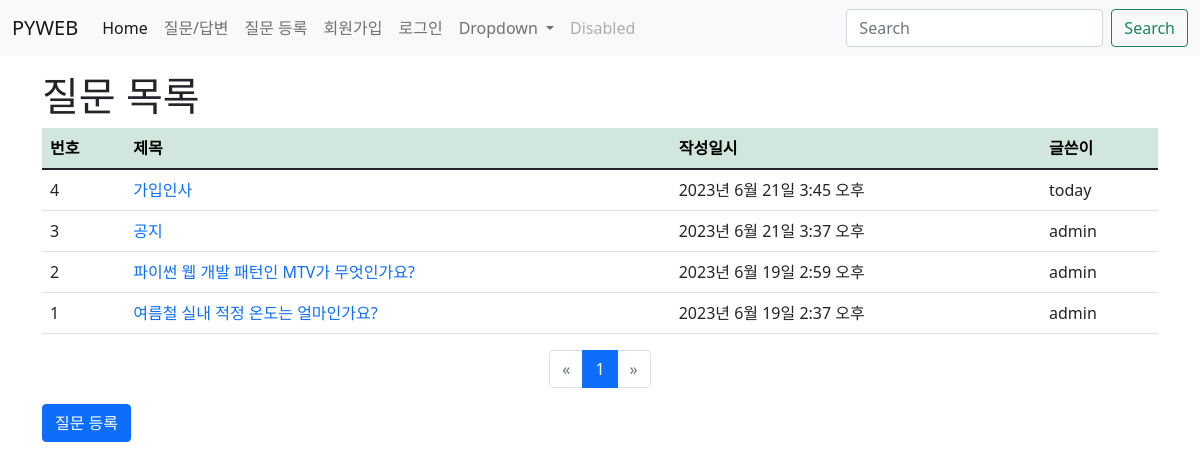
The page /board/ on the database as committed earlier.
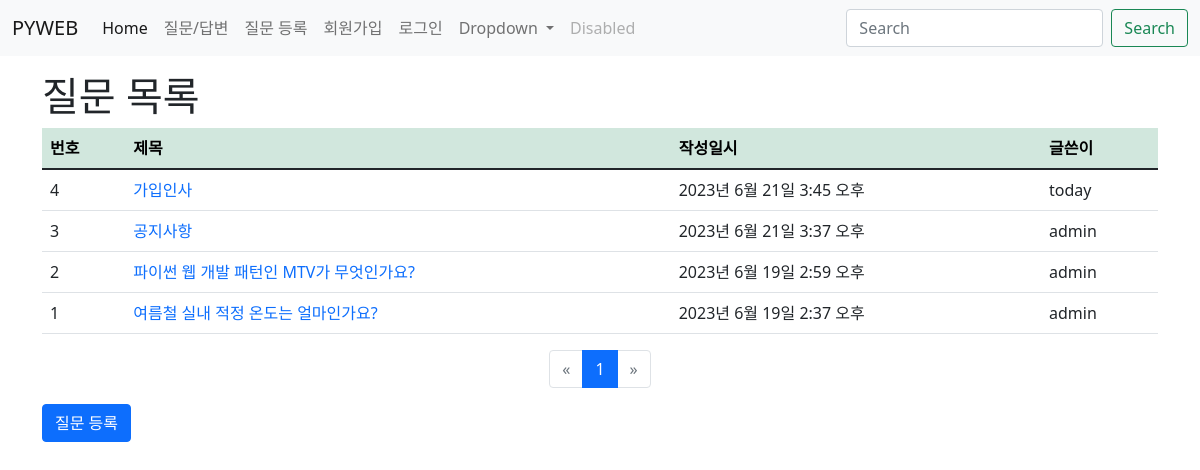
The same page on the database as committed later.
### board/models.py (models this page shows, shortened)
class Question(models.Model):
    author = models.ForeignKey(User, on_delete=models.CASCADE, default=1)
    subject = models.CharField(max_length=200)  # 제목
    content = models.TextField()                # 질문 내용
    create_date = models.DateTimeField()        # 등록일
    hit = models.IntegerField(null=True)
    modify_date = models.DateTimeField(null=True, blank=True)

### board/views.py (the view)
# urls.py: path('', views.question_list, name='question_list'),
def question_list(request):
    question_list = Question.objects.order_by('-create_date')
    page = request.GET.get('page', '1')
    paginator = Paginator(question_list, 10)
    page_obj = paginator.get_page(page)
    context = {'question_list':page_obj}
    return render(request, 'board/question_list.html', context)

### board/templatetags/board_filter.py (called while the page is built)
@register.filter()
def sub(value, arg):
    return value - arg

### templates/board/question_list.html
{% extends 'base.html' %}
{% load board_filter %}
{% block content %}
<div class="container my-3">
    <section id="question_list">
        <h1>질문 목록</h1>
        <table class="table">
            <thead>
                <tr class="table-success">
                    <th>번호</th><th>제목</th><th>작성일시</th><th>글쓴이</th>
                </tr>
            </thead>
            <tbody>
                {% if question_list %}
                {% for question in question_list %}
                <tr>
                    <td>{{ question_list.paginator.count|sub:question_list.start_index|sub:forloop.counter0|add:1 }}</td>
                    <td>
                        <a href="{% url 'board:detail' question.id %}" class="text-decoration-none">
                            {{ question.subject }}
                        </a>
                    </td>
                    <td>{{ question.create_date }}</td>
                    <td>{{ question.author }}</td>
                </tr>
                {% endfor %}
                {% else %}
                <tr>
                    <td>질문이 없습니다.</td>
                </tr>
                {% endif %}
            </tbody>
        </table>
    <ul class="pagination justify-content-center">
        {% if question_list.has_previous %}
            <li class="page-item">
                <a class="page-link" href="?page={{ question_list.previous_page_number }}">&laquo;</a>
            </li>
        {% else %}
            <li class="page-item disabled">
                <span class="page-link">&laquo;</span>
            </li>
        {% endif %}
        {% for page_number in question_list.paginator.page_range %}
            {% if question_list.number == page_number %}
                <li class="page-item active">
                    <span class="page-link">{{ page_number }}</span>
                </li>
            {% else %}
                <li class="page-item">
                    <a class="page-link" href="?page={{ page_number }}">{{ page_number }}</a>
                </li>
            {% endif %}
        {% endfor %}
        {% if question_list.has_next %}
            <li class="page-item">
                <a class="page-link" href="?page={{ question_list.next_page_number }}">&raquo;</a>
            </li>
        {% else %}
            <li class="page-item disabled">
                <span class="page-link">&raquo;</span>
            </li>
        {% endif %}
    </ul>
        <a href="{% url 'board:question_create' %}" class="btn btn-primary">질문 등록</a>
    </section>
</div>
{% endblock %}

### templates/base.html (shortened to what this page needs)
<!DOCTYPE html>
<html lang="ko">
{% load static %}
<head>
    <link rel="stylesheet" href="{% static 'board/css/bootstrap.css' %}">
</head>
<body>
{% include 'navbar.html' %}
{% block content %}
{% endblock %}
</body>
</html>

### templates/navbar.html (shortened to what this page needs)
<!DOCTYPE html>
<html lang="ko">
{% load static %}
<head>
  <link rel="stylesheet" href="{% static 'board/css/bootstrap.css' %}">
</head>
<body>
<nav class="navbar navbar-expand-lg navbar-light bg-light">
  <div class="container-fluid">
    <a class="navbar-brand" href="/">PYWEB</a>
    <div class="collapse navbar-collapse" id="navbarSupportedContent">
      <ul class="navbar-nav me-auto mb-2 mb-lg-0">
        <li class="nav-item">
          <a class="nav-link active" aria-current="page" href="/">Home</a>
        </li>
        <li class="nav-item">
          <a class="nav-link" href="{% url 'board:question_list' %}">질문/답변</a>
        </li>
        <li class="nav-item">
          <a class="nav-link" href="{% url 'board:question_create' %}">질문 등록</a>
        </li>
        <li class="nav-item">
          <a class="nav-link" href="{% url 'common:signup' %}">회원가입</a>
        </li>
        <li class="nav-item">
          {% if user.is_authenticated %}
          <a class="nav-link" href="{% url 'common:logout' %}">{{ user.username }}로그아웃</a>
          {% else %}
          <a class="nav-link" href="{% url 'common:login' %}">로그인</a>
          {% endif %}
        </li>
        <li class="nav-item dropdown">
          <a class="nav-link dropdown-toggle" href="#" id="navbarDropdown" role="button" data-bs-toggle="dropdown" aria-expanded="false">
            Dropdown
          </a>
        </li>
        <li class="nav-item">
          <a class="nav-link disabled">Disabled</a>
        </li>
      </ul>
      <form class="d-flex">
        <input class="form-control me-2" type="search" placeholder="Search" aria-label="Search">
        <button class="btn btn-outline-success" type="submit">Search</button>
      </form>
    </div>
  </div>
</nav>
</body>
</html>

Rows that differ between the two databases and show on the page:
changed Question "2023년 6월 21일 3:37 오후": subject "공지" → "공지사항"
